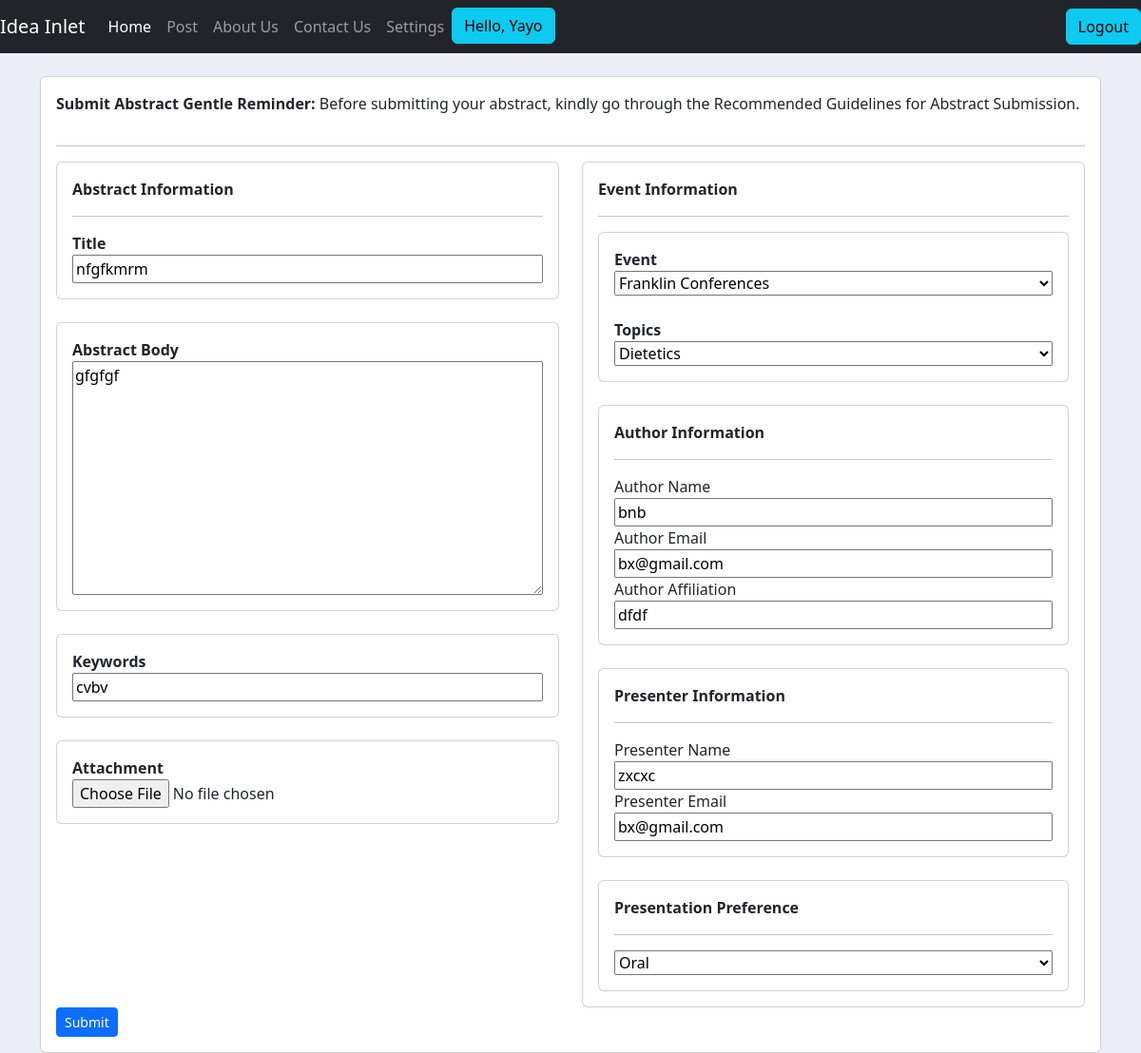
Page /update_abstract/2/ (signed in) on the committed database.
### abstract/models.py (models this page shows, shortened)
class Abstract(models.Model):
    STATUS = (
        ("Pending", "Pending"),
        ("Under Review", "Under Review"),
        ("Accepted", "Accepted"),
        ("Rejected.", "Rejected"),
    )
    title = models.CharField(max_length=200, null=True)
    abstract_body = models.TextField(max_length=600, null=True)
    keywords = models.CharField(max_length=300, null=True)
    author_name = models.CharField(max_length=200, null=True)
    author_email = models.EmailField(max_length=200, null=True)
    author_affiliation = models.CharField(max_length=200, null=True)
    presenter_name = models.CharField(max_length=200, null=True)
    presenter_email = models.EmailField(max_length=200, null=True)
    date_created = models.DateField(auto_now_add=True, null=True)
    date_updated = models.DateField(auto_now=True, null=True)
    upload = models.FileField(upload_to="uploads/%Y/%m/%d/", blank=True)
    status = models.CharField(max_length=50, choices=STATUS, default='Pending')
    topics = models.ManyToManyField(Topic)
    presentation_preference = models.ManyToManyField(Presentation_type)
    event = models.ForeignKey(Event, null=True, on_delete=models.SET_NULL)
    author = models.ForeignKey(Author, null=True, on_delete=models.SET_NULL)
    editors = models.ManyToManyField(Group, related_name='assigned_abstracts', blank=True)

class Event(models.Model):
    event = models.CharField(max_length=500, null=True)
    def __str__(self):
        return self.event

class Topic(models.Model):
    topics = models.CharField(max_length=1000, null=True)
    def __str__(self):
        return self.topics

class Presentation_type(models.Model):
    presentation_preference = models.CharField(max_length=1000, null=True)
    def __str__(self):
        return self.presentation_preference

### abstract/decorators.py (the view)
        def wrapper_func(request, *args, **kwargs):
            group = None
            if request.user.groups.exists():
                group = request.user.groups.all()[0].name
            if group in allowed_roles:
                return  view_func(request, *args, **kwargs)
            else:
                return render(request, 'abstract/authorize.html')

### abstract/forms.py
class AbstractForm(ModelForm):
    class Meta:
        model = Abstract
        fields = '__all__'
        exclude = ['author']

### abstract/views.py (called while the page is built)
@login_required(login_url='login')
@allowed_users(allowed_roles=['editor', 'author', 'reviewer'])
def updateAbstract(request, pk):
    abstract = Abstract.objects.get(id=pk)
    if request.method == 'POST':
        form = AbstractForm(request.POST, request.FILES, instance=abstract)
        if form.is_valid():
            form.save()
            redirect_url = get_redirect_url(request.user)
            return redirect(redirect_url)
    else:
        form = AbstractForm(instance=abstract)
    is_editor = request.user.groups.filter(name='editor').exists()
    context = {'form': form, 'is_editor':is_editor}
    return render(request, 'abstract/abstract_form.html', context)

### abstract/templates/abstract/abstract_form.html (shortened to what this page needs)
{% extends 'abstract/main.html' %}
{% load static %}
{% block content %}
<br>
<div class="container h-50">
    <div class="col-md-12">
        <div class="card card-body">
            <p><strong>Submit Abstract
                Gentle Reminder:</strong> Before submitting your abstract,
                kindly go through the Recommended Guidelines for Abstract Submission.
            </p>
            <hr>
            <form action="" method="POST" enctype="multipart/form-data">
                <div class="row">
                    <div class="col-md-6">
                        <div class="card card-body">
                            <label for="Author"><strong> Abstract Information</strong></label>
                            <hr>
                            <label for="Title"><strong> Title </strong></label>
                            {{ form.title}}
                        </div>
                        <br>
                        <div class="card card-body">
                            <label for="Body"><strong> Abstract Body </strong></label>
                            {{ form.abstract_body}}
                        </div>
                        <br>
                        <div class="card card-body">
                            <label for="Keywords"><strong> Keywords </strong></label>
                            {{ form.keywords}}
                        </div>
                        <br>
                        <div class="card card-body">
                            <label for="upload"><strong> Attachment </strong></label>
                            {{ form.upload}}
                        </div>
                    </div>
                    <div class="col-md">
                        <div class="card card-body">
                            <label for="Event Information"><strong> Event Information</strong></label>
                            <hr>
                            <div class="card card-body">
                                <label for="Event"><strong> Event</strong></label>
                                {{form.event}}
                                <br>
                            <label for="Topics"><strong> Topics </strong></label>
                            <select name="topics">
                                {% for choice in form.topics.field.choices %}
                                    <option value="{{ choice.0 }}">{{ choice.1 }}</option>
                                {% endfor %}
                            </select>
                        </div>
                        <br>
                        <div class="card card-body">
                            <label for="Author"><strong> Author Information</strong></label>
                            <hr>
                            <label for="upload">Author Name</label>
                            {{ form.author_name }}
                            <label for="upload">Author Email</label>
                            {{ form.author_email }}
                            <label for="upload">Author Affiliation</label>
                            {{ form.author_affiliation }}
                        </div>
                        <br>
                        <div class="card card-body">
                            <label for="Presenter"><strong> Presenter Information</strong></label>
                            <hr>
                            <label for="Presenter Name">Presenter Name</label>
                            {{ form.presenter_name }}
                            <label for="Presenter Email">Presenter Email</label>
                            {{ form.presenter_email }}
                        </div>
                        <br>
                        <div class="card card-body">
                            <label for="Preference"><strong> Presentation Preference</strong></label>
                            <hr>
                            <select name="presentation_preference">
                                {% for choice in form.presentation_preference.field.choices %}
                                    <option value="{{ choice.0 }}">{{ choice.1 }}</option>
                                {% endfor %}
                            </select>
                        </div>
                    </div>
                </div>
                </div>
                <input class="btn btn-primary btn-sm" type="submit" name="Submit">
            </form>
        </div>
    </div>
</div>
{% endblock %}

### abstract/templates/abstract/navbar.html (shortened to what this page needs)
{% load static %}
<nav class="navbar navbar-expand-lg navbar-dark bg-dark">
  <a class="navbar-brand" href="{% url 'home' %}">Idea Inlet</a>
  <div class="collapse navbar-collapse" id="navbarNavAltMarkup">
    <ul class="navbar-nav">
        <a class="nav-item nav-link active" href="{% url 'home' %}">Home</a>
        <a class="nav-item nav-link" href="#">Post</a>
        <a class="nav-item nav-link" href="#">About Us</a>
        <a class="nav-item nav-link" href="{% url 'contact' %}">Contact Us</a>
      {% if not user.is_authenticated %}
        <a class="nav-item nav-link" href="{% url 'register' %}">Register</a>
        <a class="nav-item nav-link" href="{% url 'login' %}">Login</a>
      {% else %}
        {% if request.user.author %}
        <a class="nav-link" href="{% url 'account' %}">Settings</a>
        <span><a class="btn btn-info" href="{% url 'user' %}">Hello, {{request.user}} </a>
        </span>
        {% endif %}
      </ul>
    </div>
    <span><a class="btn btn-info" href="{% url 'logout' %}"> Logout</a>
      </span>
    {% endif %}
</nav>

### abstract/static/css/main.css (style rules this page uses)
body { background-color: #ebeff5; }

### rows in the picture
Abstract: title "nfgfkmrm", abstract_body "gfgfgf", keywords "cvbv", author_name "bnb", author_email "bx@gmail.com", author_affiliation "dfdf", presenter_name "zxcxc", presenter_email "bx@gmail.com"
Event: event "Franklin Conferences"
Topic: topics "Dietetics"
Presentation_type: presentation_preference "Oral"

### other values in the picture
{{ request.user }} "Yayo"
